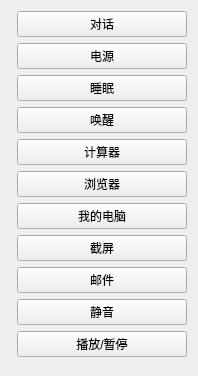
          <widget class="QWidget" name="scrollAreaWidgetContents">
           <property name="geometry">
            <rect>
             <x>0</x>
             <y>0</y>
             <width>198</width>
             <height>376</height>
            </rect>
           </property>
           <layout class="QFormLayout" name="formLayout">
            <item row="0" column="1">
             <widget class="QPushButton" name="pushButton_action_chat">
              <property name="minimumSize">
               <size>
                <width>0</width>
                <height>20</height>
               </size>
              </property>
              <property name="text">
               <string>对话</string>
              </property>
             </widget>
            </item>
            <item row="1" column="1">
             <widget class="QPushButton" name="pushButton_action_power">
              <property name="minimumSize">
               <size>
                <width>0</width>
                <height>20</height>
               </size>
              </property>
              <property name="text">
               <string>电源</string>
              </property>
             </widget>
            </item>
            <item row="2" column="1">
             <widget class="QPushButton" name="pushButton_action_sleep">
              <property name="minimumSize">
               <size>
                <width>0</width>
                <height>20</height>
               </size>
              </property>
              <property name="text">
               <string>睡眠</string>
              </property>
             </widget>
            </item>
            <item row="3" column="1">
             <widget class="QPushButton" name="pushButton_action_weakup">
              <property name="minimumSize">
               <size>
                <width>0</width>
                <height>20</height>
               </size>
              </property>
              <property name="text">
               <string>唤醒</string>
              </property>
             </widget>
            </item>
            <item row="4" column="1">
             <widget class="QPushButton" name="pushButton_action_calculator">
              <property name="minimumSize">
               <size>
                <width>0</width>
                <height>20</height>
               </size>
              </property>
              <property name="text">
               <string>计算器</string>
              </property>
             </widget>
            </item>
            <item row="5" column="1">
             <widget class="QPushButton" name="pushButton_action_explorer">
              <property name="minimumSize">
               <size>
                <width>0</width>
                <height>20</height>
               </size>
              </property>
              <property name="text">
               <string>浏览器</string>
              </property>
             </widget>
            </item>
            <item row="6" column="1">
             <widget class="QPushButton" name="pushButton_action_computer">
              <property name="minimumSize">
               <size>
                <width>0</width>
                <height>20</height>
               </size>
              </property>
              <property name="text">
               <string>我的电脑</string>
              </property>
             </widget>
            </item>
            <item row="7" column="1">
             <widget class="QPushButton" name="pushButton_action_screen_save">
              <property name="minimumSize">
               <size>
                <width>0</width>
                <height>20</height>
               </size>
              </property>
              <property name="text">
               <string>截屏</string>
              </property>
             </widget>
            </item>
            <item row="8" column="1">
             <widget class="QPushButton" name="pushButton_action_email">
              <property name="minimumSize">
               <size>
                <width>0</width>
                <height>20</height>
               </size>
              </property>
              <property name="text">
               <string>邮件</string>
              </property>
             </widget>
            </item>
            <item row="9" column="1">
             <widget class="QPushButton" name="pushButton_action_mute">
              <property name="minimumSize">
               <size>
                <width>0</width>
                <height>20</height>
               </size>
              </property>
              <property name="text">
               <string>静音</string>
              </property>
             </widget>
            </item>
            <item row="10" column="1">
             <widget class="QPushButton" name="pushButton_action_play_pause">
              <property name="minimumSize">
               <size>
                <width>0</width>
                <height>20</height>
               </size>
              </property>
              <property name="text">
               <string>播放/暂停</string>
              </property>
             </widget>
            </item>
           </layout>
          </widget>
